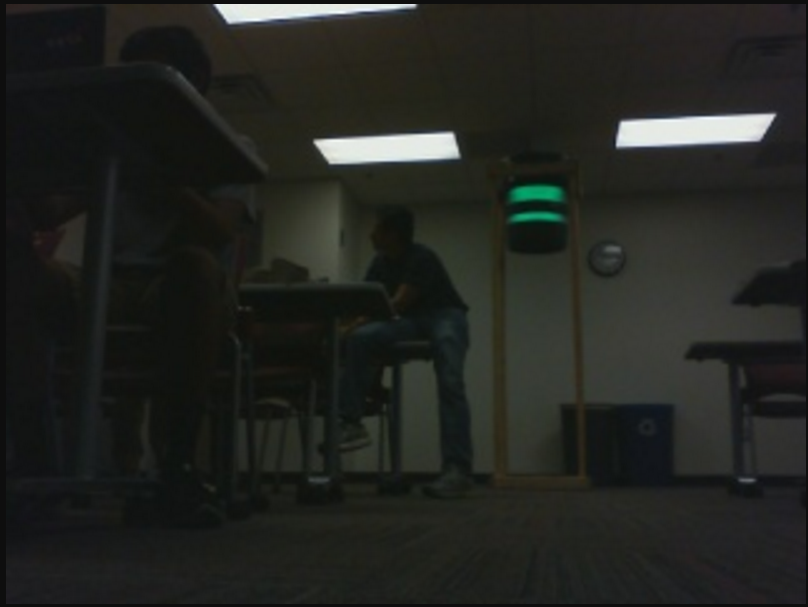
#> input picture VisionCode/Target1.png, 808 x 607 px
$ python imageAnalyze1.py   (older library calls are emulated)
#> lines starting #> are read from the running program, lines starting #| are printed output that depends on the picture; after the words box and inside, x2 and y2 are one past the last pixel; in counts of white or black regions, pixels touching at a corner belong together
import cv2
import numpy as np
from operator import itemgetter


def onmouse(k, x, y, s, p):
    global hsv
    if k == 1:  # left mouse, print pixel at x,y
        print(hsv[y, x])
def contourArea(contours):
    area = []
    for i in range(0,len(contours)):
       area.append([cv2.contourArea(contours[i]),i])

    area.sort(key=itemgetter(1))
    index = 0
    for i in range(len(area)-1,-1,-1):
        print(area[i][0])
        if(area[i][0] < 100):
            index = i
            break

    if(area[len(area)-1][0] >=100):
        return [area[x][1] for x in range(index, len(area))]
    else:
        return [-1]

lower_green = (55, 150, 70)
upper_green = (90, 256, 256)

img = cv2.imread('Target1.png')
#> img is the input picture: shape (607, 808, 3); mean B, G, R 33.1, 37.1, 35.4
img = cv2.GaussianBlur(img, (5, 5), 0)
hsv = cv2.cvtColor(img, cv2.COLOR_BGR2HSV)
#> hsv: shape (607, 808, 3); mean H, S, V 53, 41.3, 37.9
mask = cv2.inRange(hsv, lower_green, upper_green)
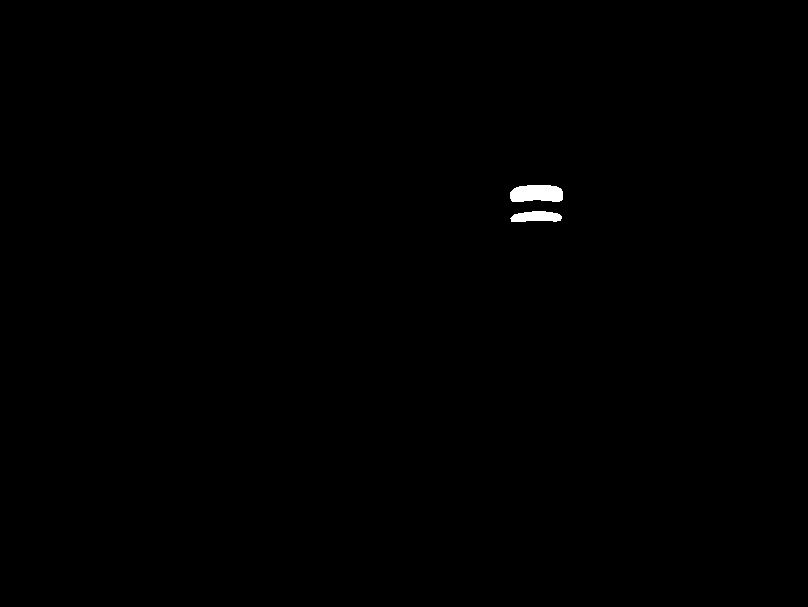
#> mask: shape (607, 808); 0.25% white; 2 white regions, box (x1, y1, x2, y2) and area: (510, 185, 563, 202) 789, (510, 211, 562, 222) 449
edged = cv2.Canny(mask, 35, 125)
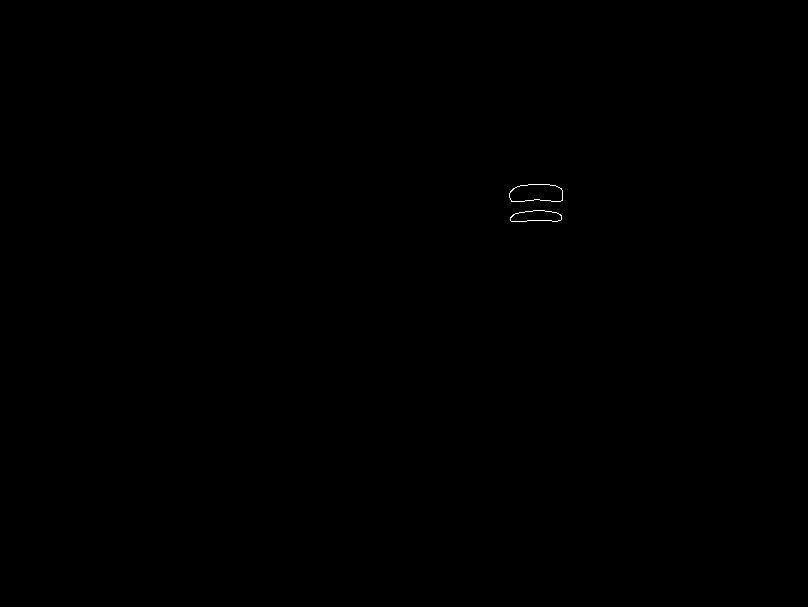
#> edged: shape (607, 808); 0.05% white in thin lines or dots, all inside (x1, y1, x2, y2) = (509, 184, 563, 222)


im2, contours, hierarchy = cv2.findContours(edged.copy(), cv2.RETR_LIST, cv2.CHAIN_APPROX_NONE)
#> contours = 4 contours; box (x1, y1, x2, y2) and area: (509, 184, 563, 202) 784, (509, 184, 563, 202) 779, (510, 210, 562, 222) 444, (510, 210, 562, 222) 438
indeces = contourArea(contours)
#> the loop in contourArea, `for i in range(0,len(contours)):` made 4 passes
#> after the loop in contourArea, `for i in range(0,len(contours)):`: area = [[438.5, 0], [443.5, 1], [779, 2], [784, 3]]
#> the loop in contourArea, `for i in range(len(area)-1,-1,-1):` made 4 passes
#> i on passes 1, 3, 4: 3, 1, 0
#| 784.0
#| 779.0
#| 443.5
#| 438.5
#> indeces = [0, 1, 2, 3]

if(indeces[0] != -1):
    cnts = [contours[i] for i in indeces]
#> cnts has the same summary as contours
    areas = [(1000,1000), (-1,-1)]
    for cnt in cnts:
        cv2.drawContours(img, cnt, -1, (0,0,255), 3)
#> (the run stopped early here; a loop or call above may not have finished)
